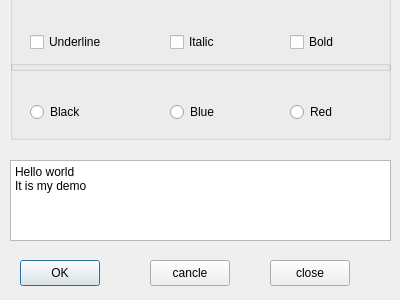
<?xml version="1.0" encoding="UTF-8"?>
<ui version="4.0">
 <class>Dialog</class>
 <widget class="QDialog" name="Dialog">
  <property name="geometry">
   <rect>
    <x>0</x>
    <y>0</y>
    <width>400</width>
    <height>300</height>
   </rect>
  </property>
  <property name="windowTitle">
   <string>Dialog</string>
  </property>
  <widget class="QTextEdit" name="textEdit">
   <property name="geometry">
    <rect>
     <x>10</x>
     <y>160</y>
     <width>381</width>
     <height>81</height>
    </rect>
   </property>
   <property name="html">
    <string>&lt;!DOCTYPE HTML PUBLIC &quot;-//W3C//DTD HTML 4.0//EN&quot; &quot;http://www.w3.org/TR/REC-html40/strict.dtd&quot;&gt;
&lt;html&gt;&lt;head&gt;&lt;meta name=&quot;qrichtext&quot; content=&quot;1&quot; /&gt;&lt;style type=&quot;text/css&quot;&gt;
p, li { white-space: pre-wrap; }
&lt;/style&gt;&lt;/head&gt;&lt;body style=&quot; font-family:'Sans Serif'; font-size:9pt; font-weight:400; font-style:normal;&quot;&gt;
&lt;p style=&quot; margin-top:0px; margin-bottom:0px; margin-left:0px; margin-right:0px; -qt-block-indent:0; text-indent:0px;&quot;&gt;Hello world&lt;/p&gt;
&lt;p style=&quot; margin-top:0px; margin-bottom:0px; margin-left:0px; margin-right:0px; -qt-block-indent:0; text-indent:0px;&quot;&gt;It is my demo&lt;/p&gt;&lt;/body&gt;&lt;/html&gt;</string>
   </property>
  </widget>
  <widget class="QGroupBox" name="groupBox">
   <property name="geometry">
    <rect>
     <x>10</x>
     <y>-10</y>
     <width>381</width>
     <height>81</height>
    </rect>
   </property>
   <property name="title">
    <string/>
   </property>
   <widget class="QCheckBox" name="chkBoxUnder">
    <property name="geometry">
     <rect>
      <x>20</x>
      <y>40</y>
      <width>81</width>
      <height>24</height>
     </rect>
    </property>
    <property name="text">
     <string>Underline</string>
    </property>
   </widget>
   <widget class="QCheckBox" name="chkBoxItalic">
    <property name="geometry">
     <rect>
      <x>160</x>
      <y>40</y>
      <width>81</width>
      <height>24</height>
     </rect>
    </property>
    <property name="text">
     <string>Italic</string>
    </property>
   </widget>
   <widget class="QCheckBox" name="chkBoxBold">
    <property name="geometry">
     <rect>
      <x>280</x>
      <y>40</y>
      <width>81</width>
      <height>24</height>
     </rect>
    </property>
    <property name="text">
     <string>Bold</string>
    </property>
   </widget>
  </widget>
  <widget class="QGroupBox" name="groupBox_2">
   <property name="geometry">
    <rect>
     <x>10</x>
     <y>60</y>
     <width>381</width>
     <height>80</height>
    </rect>
   </property>
   <property name="title">
    <string/>
   </property>
   <widget class="QRadioButton" name="rBtnBlack">
    <property name="geometry">
     <rect>
      <x>20</x>
      <y>40</y>
      <width>96</width>
      <height>24</height>
     </rect>
    </property>
    <property name="text">
     <string>Black</string>
    </property>
   </widget>
   <widget class="QRadioButton" name="rBtnBlue">
    <property name="geometry">
     <rect>
      <x>160</x>
      <y>40</y>
      <width>96</width>
      <height>24</height>
     </rect>
    </property>
    <property name="text">
     <string>Blue</string>
    </property>
   </widget>
   <widget class="QRadioButton" name="rBtnRed">
    <property name="geometry">
     <rect>
      <x>280</x>
      <y>40</y>
      <width>96</width>
      <height>24</height>
     </rect>
    </property>
    <property name="text">
     <string>Red</string>
    </property>
   </widget>
  </widget>
  <widget class="QPushButton" name="BtnOK">
   <property name="geometry">
    <rect>
     <x>20</x>
     <y>260</y>
     <width>80</width>
     <height>26</height>
    </rect>
   </property>
   <property name="text">
    <string>OK</string>
   </property>
  </widget>
  <widget class="QPushButton" name="btnCancle">
   <property name="geometry">
    <rect>
     <x>150</x>
     <y>260</y>
     <width>80</width>
     <height>26</height>
    </rect>
   </property>
   <property name="text">
    <string>cancle</string>
   </property>
  </widget>
  <widget class="QPushButton" name="BtnClose">
   <property name="geometry">
    <rect>
     <x>270</x>
     <y>260</y>
     <width>80</width>
     <height>26</height>
    </rect>
   </property>
   <property name="text">
    <string>close</string>
   </property>
  </widget>
 </widget>
 <layoutdefault spacing="6" margin="11"/>
 <tabstops>
  <tabstop>textEdit</tabstop>
  <tabstop>chkBoxUnder</tabstop>
  <tabstop>chkBoxItalic</tabstop>
  <tabstop>chkBoxBold</tabstop>
  <tabstop>rBtnBlack</tabstop>
  <tabstop>rBtnBlue</tabstop>
  <tabstop>rBtnRed</tabstop>
 </tabstops>
 <resources/>
 <connections>
  <connection>
   <sender>BtnOK</sender>
   <signal>clicked()</signal>
   <receiver>Dialog</receiver>
   <slot>accept()</slot>
   <hints>
    <hint type="sourcelabel">
     <x>59</x>
     <y>272</y>
    </hint>
    <hint type="destinationlabel">
     <x>199</x>
     <y>149</y>
    </hint>
   </hints>
  </connection>
  <connection>
   <sender>btnCancle</sender>
   <signal>clicked()</signal>
   <receiver>Dialog</receiver>
   <slot>reject()</slot>
   <hints>
    <hint type="sourcelabel">
     <x>189</x>
     <y>272</y>
    </hint>
    <hint type="destinationlabel">
     <x>199</x>
     <y>149</y>
    </hint>
   </hints>
  </connection>
  <connection>
   <sender>BtnClose</sender>
   <signal>clicked()</signal>
   <receiver>Dialog</receiver>
   <slot>close()</slot>
   <hints>
    <hint type="sourcelabel">
     <x>309</x>
     <y>272</y>
    </hint>
    <hint type="destinationlabel">
     <x>199</x>
     <y>149</y>
    </hint>
   </hints>
  </connection>
 </connections>
</ui>
